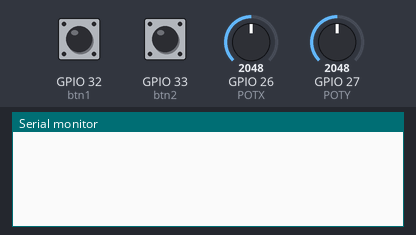
This program was run on a simulated ESP32. On the bench: the last lines printed to the serial monitor. Inputs (shaded band) come from the test bench; at power-on: GPIO 26 (POTX) = 2048, GPIO 27 (POTY) = 2048, GPIO 32 (btn1) HIGH, GPIO 33 (btn2) HIGH.

Above: at 1.2 s.
1.3 s: GPIO 26 (POTX) set to 2866
At 2.5 s:
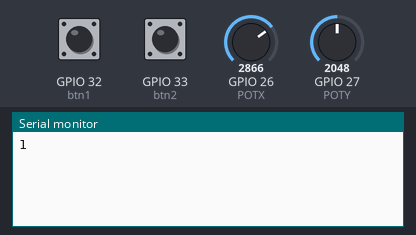
2.8 s: GPIO 26 (POTX) set to 2047
At 3.9 s:
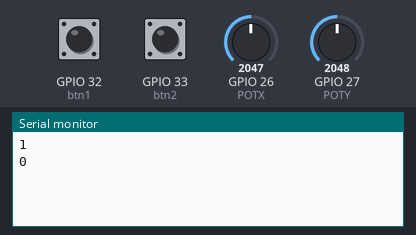
4.3 s: GPIO 27 (POTY) set to 1228
At 5.0 s:
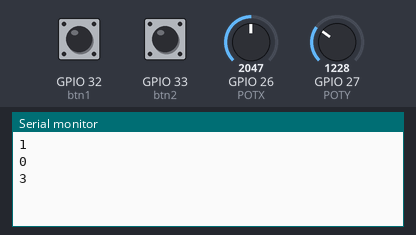
5.8 s: GPIO 27 (POTY) set to 3603
At 6.2 s:
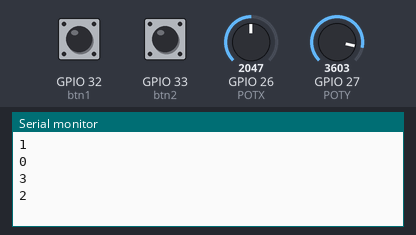
Timing chart, 0 to 8.3 s (numbered marks = the images above; inputs shaded):
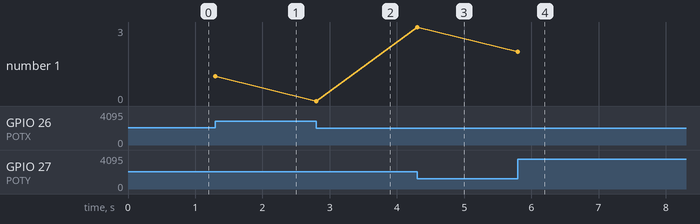

Measured:
- after the input at 1.3 s, the serial monitor: prints a new line at once (image 1)
- after the input at 2.8 s, the serial monitor: prints a new line at once (image 2)
- after the input at 4.3 s, the serial monitor: prints a new line at once (image 3)
- after the input at 5.8 s, the serial monitor: prints a new line at once (image 4)
- plotted number 1: 1 → 0 after the input at 2.8 s, 0 → 3 after the input at 4.3 s, 3 → 2 after the input at 5.8 s

The program:

main.cpp
```cpp
#include <Arduino.h>
#include <SPI.h>
#include <LoRa.h>


//define X and Y for the joystick
#define POTX 26
#define POTY 27

//define Button 1 and 2
#define btn1 32
#define btn2 33

const int ss = 5;
const int rst = 25;
const int di0 = 2;

const long frequency = 915E6;

//timer for send data
uint32_t DataSendInitMillis;
uint32_t DataSendCurrentMillis;
uint32_t DataInverval = 100UL;

//POT values
uint16_t XValue = 0;
uint16_t NewXValue;

uint16_t YValue = 0;
uint16_t NewYValue;

int opc = 0;
int newopc;

void setup() {
  Serial.begin(115200); // For debugging

  //init timer
  DataSendInitMillis = millis();

  //Set buttons as inputs with a pullup resistance
  pinMode(btn1, INPUT_PULLUP);
  pinMode(btn2, INPUT_PULLUP);

  //set joystick as input
  pinMode(POTX, INPUT);
  pinMode(POTY, INPUT);


  //init LoRa pins
  /*LoRa.setPins(ss, rst, di0);
  if (!LoRa.begin(frequency)){
    Serial.println("LoRa init failed. Check connections.");
    while(true);
  }
  Serial.println("LoRa initialize correctly");
*/
}

void loop() {
  NewXValue = (float)analogRead(POTX)/4095*30;
  if (NewXValue > XValue + 1 || NewXValue < XValue - 1){
    XValue = NewXValue;
    /*Serial.print("X: ");
    Serial.println(XValue);*/
  }
  NewYValue = (float)analogRead(POTY)/4095*30;
  if (NewYValue > YValue + 1 || NewYValue < YValue - 1){
    YValue = NewYValue;
    /*Serial.print("Y: ");
    Serial.println(YValue);*/
  }
  if (XValue >= 20 && XValue <= 30){
    opc = 1;
  }
  else if (YValue > 20 && YValue <= 30){
    opc = 2;
  }
  else if (YValue >= 0 && YValue <= 10){
    opc = 3;
  }
  else if (digitalRead(btn1) == HIGH && digitalRead(btn2) == LOW){
    opc = 5;
    }
  else if (digitalRead(btn1) == LOW && digitalRead(btn2) == HIGH){
    opc = 4;
  }
  else {
    opc = 0;
  }

  if (newopc != opc){
    Serial.println(opc);
      newopc = opc;
  }

  }
  //Serial.println(opc);
//establecer una funciona que diga, cuando Xpot esta en estos valores, devolver 2 o 3
  //Si Ypot tiene estos valores devolver 1 o 0
  //Crear funciones para los botones, si btn1 es high, devolver 4; si btn2 es high, devolver 5.
  //que btn1 y btn2 no puedan ser presionados a la misma vez.
```
